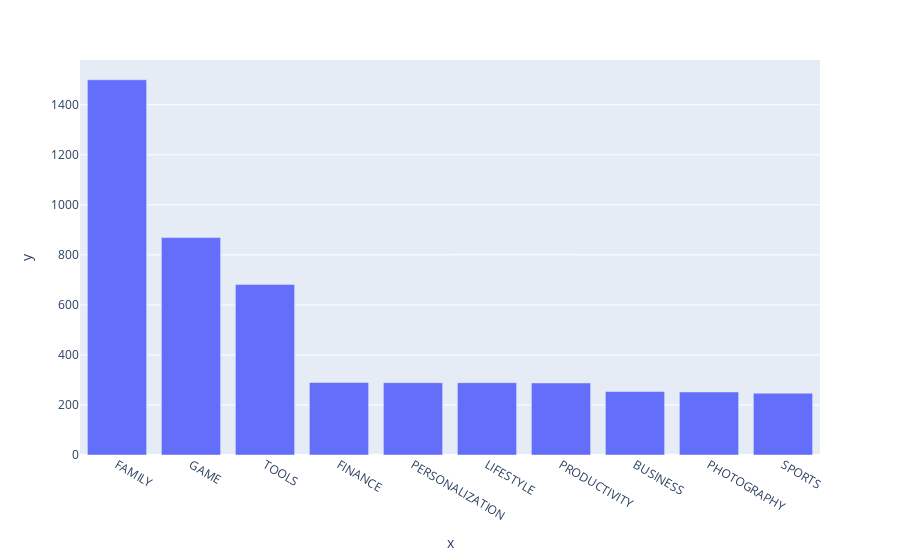

Notebook code cell kept with this figure:
### Code cell
fig = px.bar(x=top10.index,
             y=top10.values)

fig.show()

### Figure 1 — Plotly figure (JSON) as saved in the notebook; plotly's stock layout.template omitted (floating-point values rounded to 4 significant figures)
{"data": [{"alignmentgroup": "True", "hovertemplate": "x=%{x}<br>y=%{y}<extra></extra>", "legendgroup": "", "marker": {"color": "#636efa", "pattern": {"shape": ""}}, "name": "", "offsetgroup": "", "orientation": "v", "showlegend": false, "textposition": "auto", "type": "bar", "x": ["FAMILY", "GAME", "TOOLS", "FINANCE", "PERSONALIZATION", "LIFESTYLE", "PRODUCTIVITY", "BUSINESS", "PHOTOGRAPHY", "SPORTS"], "xaxis": "x", "y": [1500, 869, 682, 290, 289, 289, 288, 254, 252, 247], "yaxis": "y"}], "layout": {"barmode": "relative", "legend": {"tracegroupgap": 0}, "margin": {"t": 60}, "xaxis": {"anchor": "y", "domain": [0, 1], "title": {"text": "x"}}, "yaxis": {"anchor": "x", "domain": [0, 1], "title": {"text": "y"}}}}
